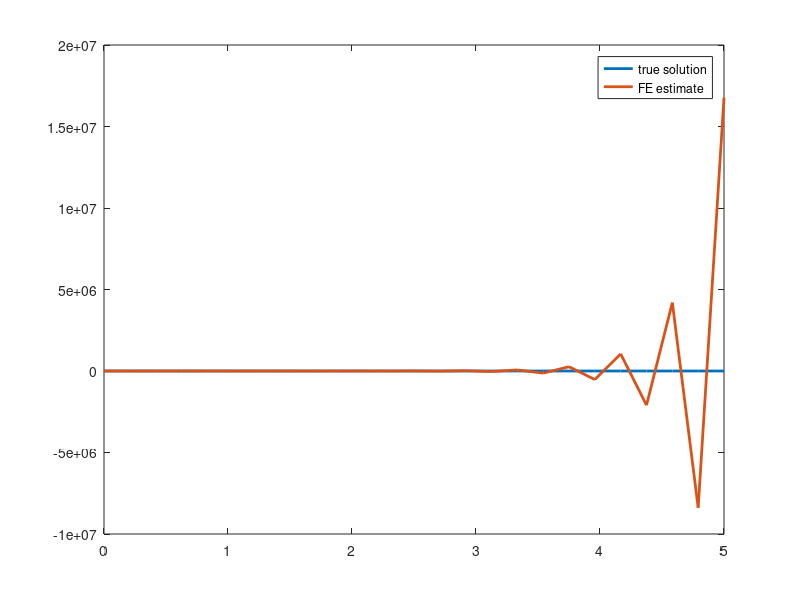

MATLAB code for this plot:
y0 = 1;  lam = -15; dt = 0.2;  T = 5; N = T/dt; 

ts = linspace(0, T, N); yTrue = y0*exp(lam*ts); z = lam*dt;

yFE = 0*ts; yFE(1)= y0; 
for i = 2:length(ts)   
    yFE(i) = yFE(i-1)*(1+z);  
end

figure()
plot(ts, yTrue, 'Linewidth', 2);
hold on;
plot(ts, yFE, 'Linewidth', 2);
legend('true solution', 'FE estimate')